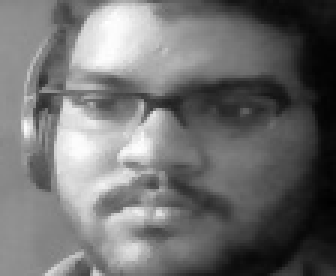
#> input picture database/Siddhant/subject01.(1).jpg, 112 x 92 px, given in place of the camera (shown 3 times larger)
$ python train.py
#> lines starting #> are read from the running program, lines starting #| are printed output that depends on the picture
# train.py
import cv2, sys, numpy, os
size = 4
fn_haar = 'haarcascade_frontalface_default.xml'
fn_dir = 'database'
try:
    fn_name = input()
#> the answer given: database/Siddhant/subject01.(1).jpg
except:
    print("You must provide a name")
    sys.exit(0)
path = os.path.join(fn_dir, fn_name)
if not os.path.isdir(path):
    os.mkdir(path)
(im_width, im_height) = (112, 92)
haar_cascade = cv2.CascadeClassifier(fn_haar)
webcam = cv2.VideoCapture(0)

# Generate name for image file
# pin=sorted([int(n[:n.find('.')]) for n in os.listdir(path)
#         if n[0]!='.' ]+[0]) [-1] + 1
pin=1

# Beginning message
print("\n\033[94mThe program will save 20 samples. \
Move your head around to increase while it runs.\033[0m\n")

# The program loops until it has 20 images of the face.
count = 0
pause = 0
count_max = 40
while count < count_max:

    # Loop until the camera is working
    rval = False
    while(not rval):
        # Put the image from the webcam into 'frame'
        (rval, frame) = webcam.read()
#> frame is the input picture: shape (92, 112, 3); min 0, max 255, mean 111.6
        if(not rval):
            print("Failed to open webcam. Trying again...")

    # Get image size
    height, width, channels = frame.shape
#> height = 92; width = 112; channels = 3
    # print(channels)
    # Flip frame
    frame = cv2.flip(frame, 1, 0)
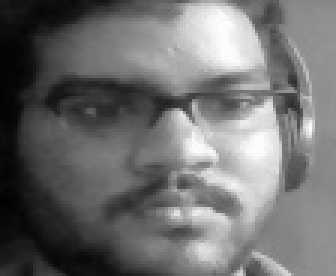
#> frame: shape (92, 112, 3) (shown 3 times larger); min 0, max 255, mean 111.6

    # Convert to grayscale
    gray = cv2.cvtColor(frame, cv2.COLOR_BGR2GRAY)

    # Scale down for speed
    mini = cv2.resize(gray, (int(gray.shape[1] / size), int(gray.shape[0] / size)))
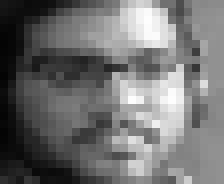
#> mini: shape (23, 28) (shown 8 times larger); min 3, max 253, mean 112

    # Detect faces
    faces = haar_cascade.detectMultiScale(mini)
#> faces = ()


    # We only consider largest face
    faces = sorted(faces, key=lambda x: x[3])   #sorts depends on height
#> faces = []
    if faces:
        face_i = faces[0]
        (x, y, w, h) = [v * size for v in face_i]

        face = gray[y:y + h, x:x + w]
        face_resize = cv2.resize(face, (im_width, im_height))

        # Draw rectangle and write name
        cv2.rectangle(frame, (x, y), (x + w, y + h), (0, 255, 0),3,-1)
        cv2.putText(frame, fn_name, (x - 10, y - 10), cv2.FONT_HERSHEY_PLAIN,1,(0, 255, 0))

        # Remove false positives
        if(w * 6 < width or h * 6 < height):
            print("Face too small")
        else:

            # To create diversity, only save every fifth detected image
            if(pause == 0):

                print("Saving training sample "+str(count+1)+"/"+str(count_max))

                # Save image file
                cv2.imwrite('%s/subject01.(%s).jpg' % (path, pin), face_resize)

                pin += 1
                count += 1

                pause = 1

    if(pause > 0):
        pause = (pause + 1) % 5
    cv2.imshow('POI', frame)
    key = cv2.waitKey(10)
#> (key Esc is pressed here)
    if key == 27:
        break

$ run again, on database/Siddhant/subject01.(10).jpg
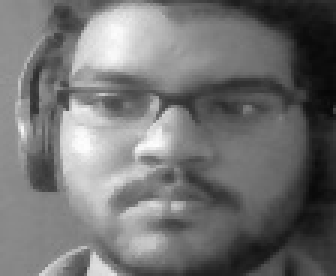
#> input picture database/Siddhant/subject01.(10).jpg, 112 x 92 px, given in place of the camera (shown 3 times larger)
#> frame is the input picture: shape (92, 112, 3); min 6, max 253, mean 114.3
#> `frame = cv2.flip(frame, 1, 0)`:
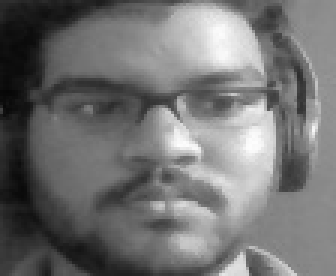
#> frame: shape (92, 112, 3) (shown 3 times larger); min 6, max 253, mean 114.3
#> `mini = cv2.resize(gray, (int(gray.shape[1] / size), int(gray.shape[0] ..`:
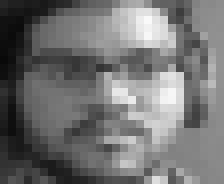
#> mini: shape (23, 28) (shown 8 times larger); min 9, max 249, mean 114.2
#> `faces = haar_cascade.detectMultiScale(mini)`: faces = ()
#> `faces = sorted(faces, key=lambda x: x[3])`: faces = []

$ run again, on database/Siddhant/subject01.(11).jpg
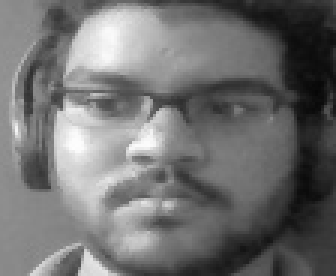
#> input picture database/Siddhant/subject01.(11).jpg, 112 x 92 px, given in place of the camera (shown 3 times larger)
#> frame is the input picture: shape (92, 112, 3); min 6, max 253, mean 112.7
#> `frame = cv2.flip(frame, 1, 0)`:
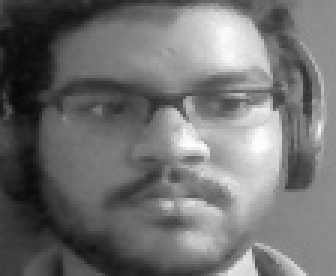
#> frame: shape (92, 112, 3) (shown 3 times larger); min 6, max 253, mean 112.7
#> `mini = cv2.resize(gray, (int(gray.shape[1] / size), int(gray.shape[0] ..`:
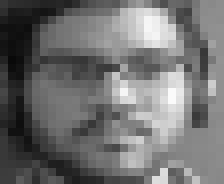
#> mini: shape (23, 28) (shown 8 times larger); min 9, max 250, mean 112.3
#> `faces = haar_cascade.detectMultiScale(mini)`: faces = ()
#> `faces = sorted(faces, key=lambda x: x[3])`: faces = []
